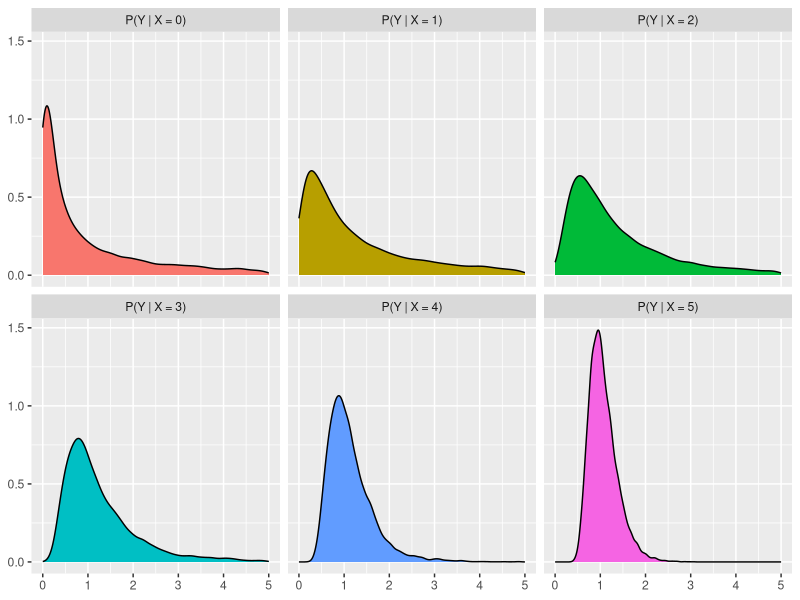
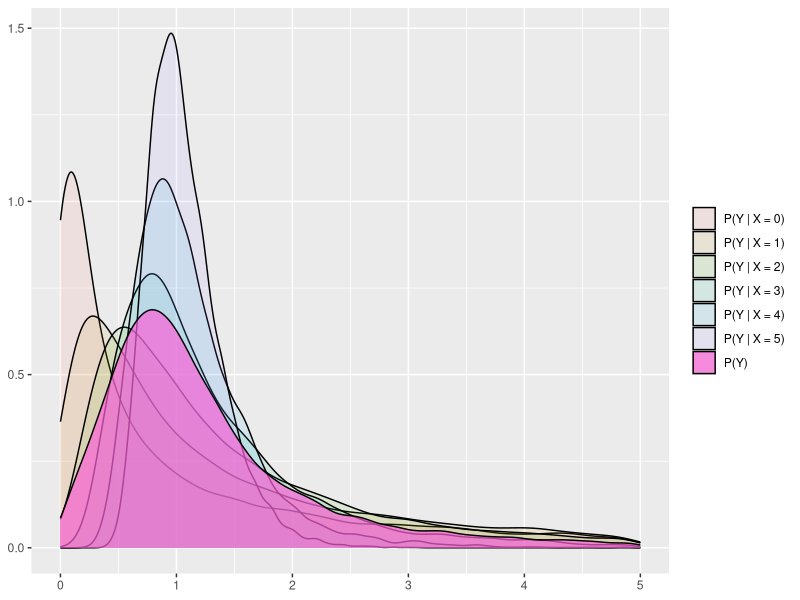
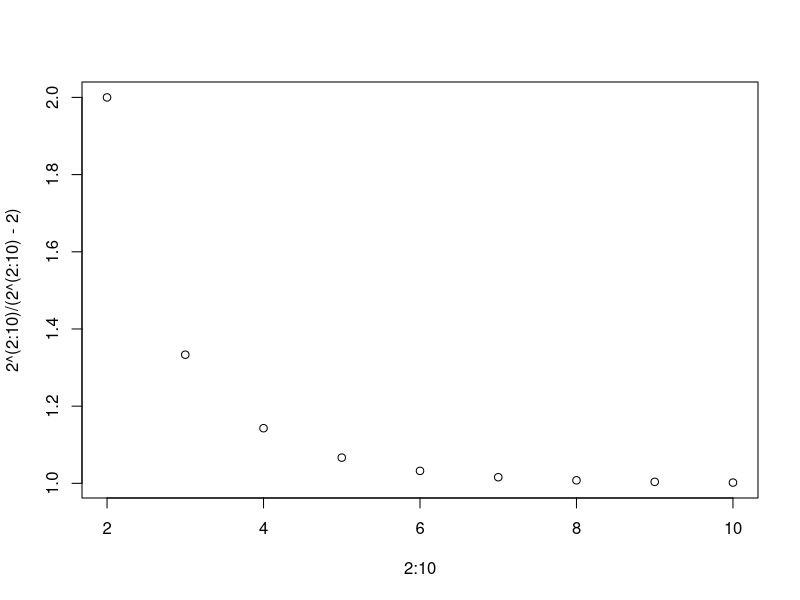
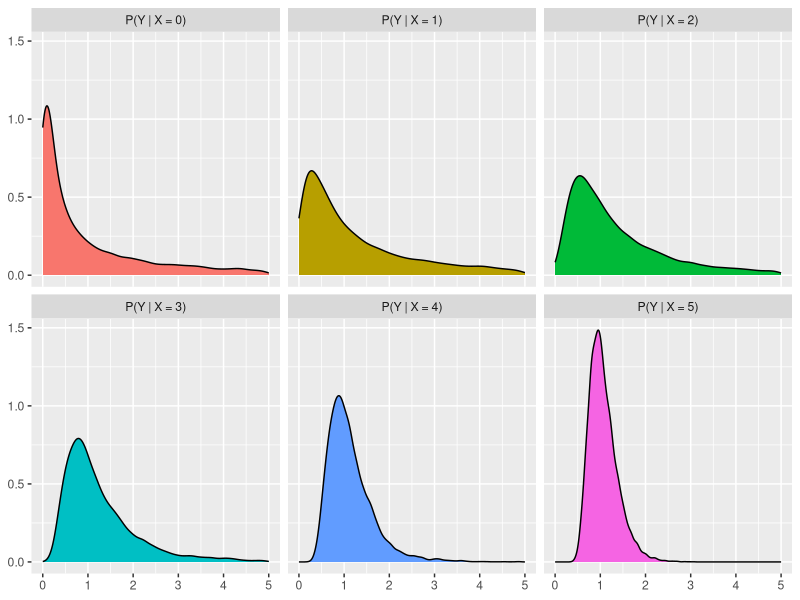
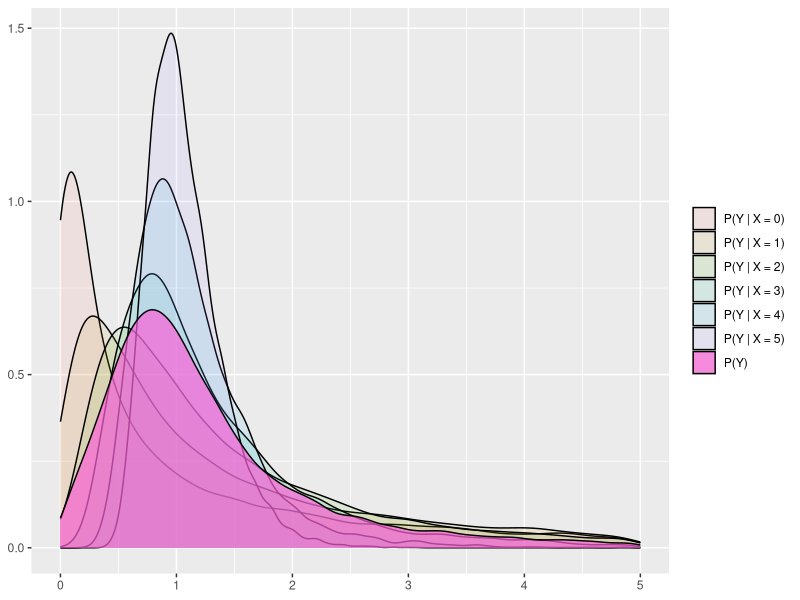

Write R code to recreate these figures, in order.
library(tidyverse)
library(doParallel)
registerDoParallel(2)

#--- conditional distribution Y|X=x

n_samp <- 10000
df12 <- 0:5
samp <- foreach(i = df12, .combine = "cbind") %dopar% {
  rf(n_samp, df1 = exp(i), df2 = 2^i)
}

colnames(samp) <- df12

samp_df <- as_data_frame(samp) %>%
  gather(distribution, sample) %>%
  mutate(distribution = factor(distribution, levels = df12,
                               labels = paste0("P(Y | X = ", df12, ")")))

samp_df %>% ggplot(aes(sample, fill = distribution)) +
  geom_density() +
  facet_wrap(~distribution) +
  xlim(0, 5) +
  xlab(NULL) + ylab(NULL) +
  theme(legend.position = "none")

ggsave("../../img/2018-08-12-conditional_distributions/conditional_densities.png")

#--- marginal distribution of Y

samp <- foreach(i = 1:n_samp, .combine = "c") %dopar% {
  x <- rbinom(n=1, size=5, prob=0.5)
  rf(1, df1 = exp(x), df2 = 2^x)
}

marginal_df <- data_frame(sample = samp) %>%
  mutate(distribution = "P(Y)")

samp_df %>% ggplot(aes(sample, fill = distribution)) +
  geom_density(alpha = 0.1) +
  geom_density(data = marginal_df, alpha = 0.7) +
  xlim(0, 5) + xlab(NULL) + ylab(NULL) +
  theme(legend.title = element_blank())

ggsave("../../img/2018-08-12-conditional_distributions/marginal_density.png")

#--- conditional expectation

plot(2:10, 2^(2:10)/(2^(2:10) - 2))

